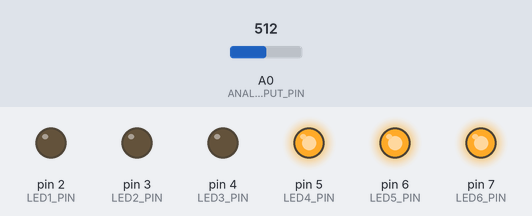
This sketch was run on a simulated Arduino Uno, built with avr-gcc and run on an emulated ATmega328P. Shown: output pins drawn as LEDs (lit = HIGH). The test bench sets the inputs (shaded band); at power-on: A0 (ANALOG_INPUT_PIN) = 512.

Above: at 1.2 s.
1.3 s: A0 (ANALOG_INPUT_PIN) set to 666
2.8 s: A0 (ANALOG_INPUT_PIN) set to 699
At 3.7 s:
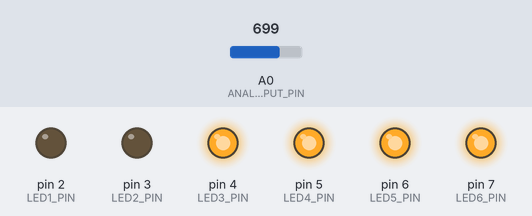
4.3 s: A0 (ANALOG_INPUT_PIN) set to 511
At 5.3 s:
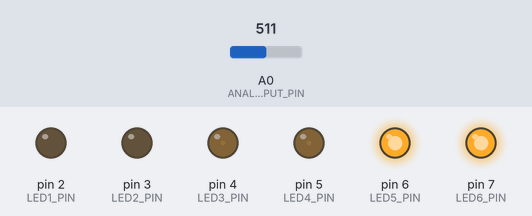
5.8 s: A0 (ANALOG_INPUT_PIN) set to 306
At 7.0 s:
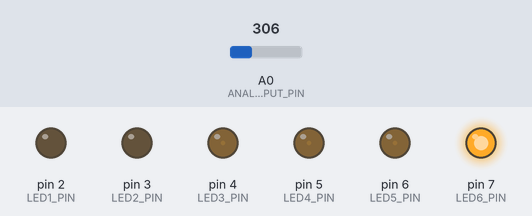
7.3 s: A0 (ANALOG_INPUT_PIN) set to 122
At 7.6 s:
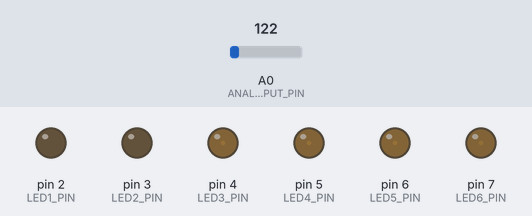
Timing chart, 0 to 9.8 s (numbered marks = the images above; inputs shaded):
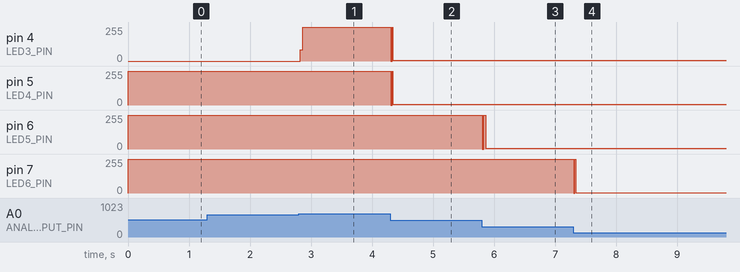

Measured:
- the behaviour switches between 681 and 682 on A0 (ANALOG_INPUT_PIN) (found by bisection; images 0 and 1)
- after the input at 1.3 s, every drawn part: stays the same
- after the input at 2.8 s, pin 4 (LED3_PIN): 0/255 → 255/255 at once
- after the input at 4.3 s, pin 4 (LED3_PIN), pin 5 (LED4_PIN): 255/255 → 4/255 at once
- after the input at 5.8 s, pin 6 (LED5_PIN): 255/255 → 5/255 at once
- after the input at 7.3 s, pin 7 (LED6_PIN): 255/255 → 2/255 at once

The sketch:

KnobControledLEDArray.ino
```cpp
/*
Knob Controled LED Array
get voltage value from a analog pin, and transfer it to the number of lit LEDs
the lower/higer(you can change it) the voltage is, the more LED will be lit
*/

// Define some const values
#define LED1_PIN 2
#define LED2_PIN 3
#define LED3_PIN 4
#define LED4_PIN 5
#define LED5_PIN 6
#define LED6_PIN 7
#define ANALOG_INPUT_PIN A0
#define LED_AMOUNT 6
#define SENSE_DELAY 10
#define ON LOW                                                                                // In this circuit, LOW sigle on the pin makes the LED ON
#define OFF HIGH                                                                              // In this circuit, HIGH sigle on the pin makes the LED OFF

// Init some values
const int LEDPins[LED_AMOUNT] = {LED1_PIN, LED2_PIN, LED3_PIN, LED4_PIN, LED5_PIN, LED6_PIN}; // A const array that discripe the pins
int analogValue = 0;
int openLEDAmount = 0;

void setup()
{
  // This function will run only once when the power is on in order to do the inital things
  for(int i = 0 ;i < LED_AMOUNT; i++)                                                        // Set pin-mode of LED pins to OUTPUT
  {
    pinMode(LEDPins[i], OUTPUT);
  }

  pinMode(ANALOG_INPUT_PIN, INPUT);                                                          // Set pin-mode of analog pin to INPUT

}

void loop()
{
  // This function will run over and over again until the board is out of energy
  for(int i = 0; i < LED_AMOUNT; i++)                                                        // Turn OFF all the LEDs
  {
    digitalWrite(LEDPins[i], HIGH);
  }

  analogValue = analogRead(ANALOG_INPUT_PIN);                                                // Read from the analog pin to tell the position of the knob
  openLEDAmount = map(analogValue, 0, 1023, LED_AMOUNT, 0);                                  // Convert the value read from the pin(0-1023) to the amount of LEDs to turn on

  for(int i = 0;i < openLEDAmount; i++)                                                      // Turn on the selected LEDs
  {
    digitalWrite(LEDPins[i], LOW);
  }

delay(SENSE_DELAY);                                                                          // Take a break!

}
```
